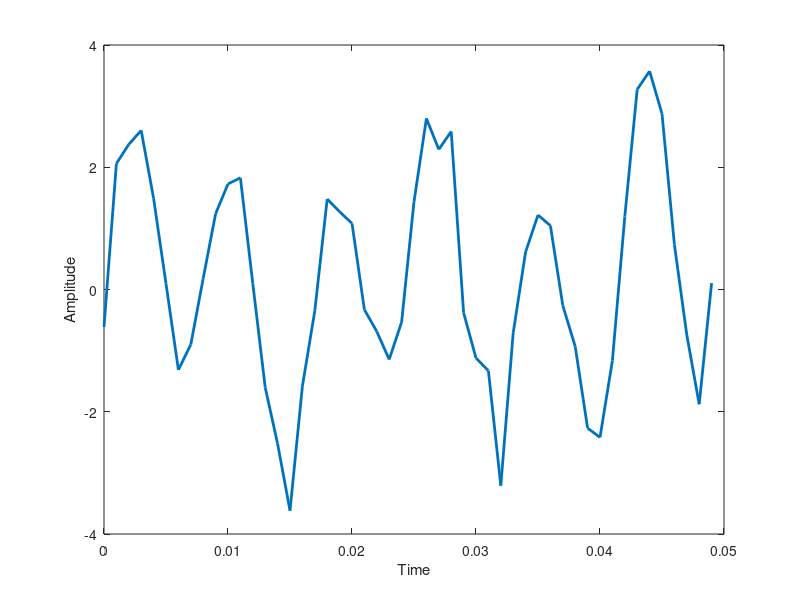

MATLAB code for this plot:
clear
t = (0:0.001:1)';
y = sin(2*pi*50*t) + 2*sin(2*pi*120*t);
randn('state',0);
yn = y + 0.5*randn(size(t));
plot(t(1:50),yn(1:50),'linewidth',2)
xlabel('Time')
ylabel('Amplitude')
